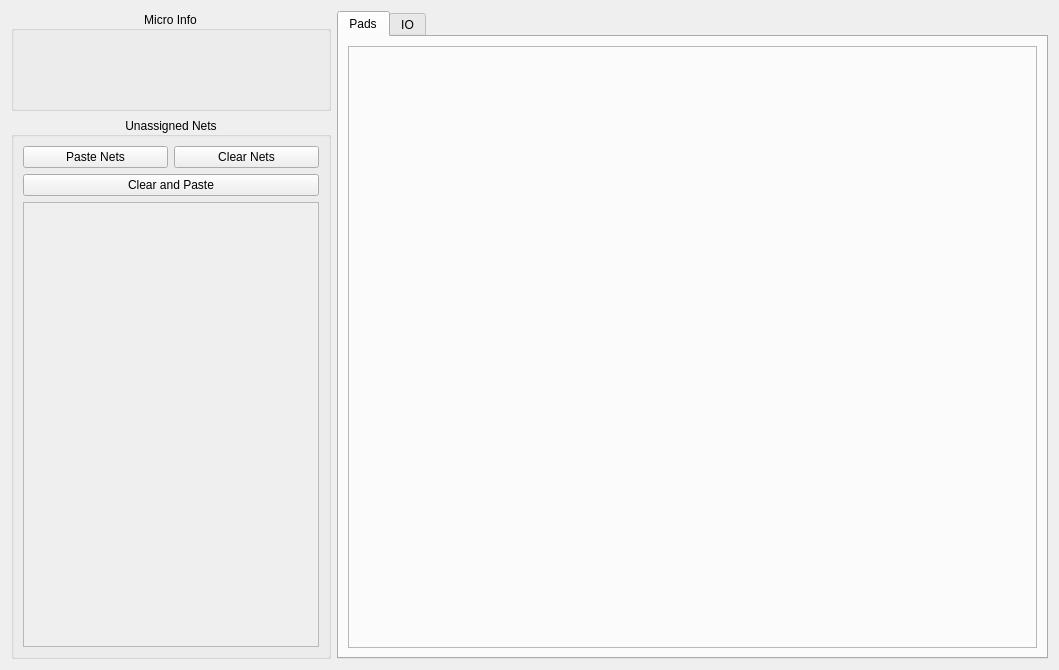
<?xml version="1.0" encoding="UTF-8"?>
<ui version="4.0">
 <class>Form</class>
 <widget class="QWidget" name="Form">
  <property name="geometry">
   <rect>
    <x>0</x>
    <y>0</y>
    <width>1059</width>
    <height>670</height>
   </rect>
  </property>
  <property name="windowTitle">
   <string>Form</string>
  </property>
  <layout class="QHBoxLayout" name="horizontalLayout">
   <item>
    <layout class="QVBoxLayout" name="verticalLayout">
     <item>
      <widget class="QGroupBox" name="info_groupbox">
       <property name="minimumSize">
        <size>
         <width>320</width>
         <height>100</height>
        </size>
       </property>
       <property name="maximumSize">
        <size>
         <width>320</width>
         <height>100</height>
        </size>
       </property>
       <property name="autoFillBackground">
        <bool>false</bool>
       </property>
       <property name="title">
        <string>Micro Info</string>
       </property>
       <property name="alignment">
        <set>Qt::AlignCenter</set>
       </property>
       <widget class="QGroupBox" name="groupBox_2">
        <property name="geometry">
         <rect>
          <x>70</x>
          <y>630</y>
          <width>120</width>
          <height>80</height>
         </rect>
        </property>
        <property name="title">
         <string>GroupBox</string>
        </property>
       </widget>
      </widget>
     </item>
     <item>
      <widget class="QGroupBox" name="unassigned_nets_groupbox">
       <property name="minimumSize">
        <size>
         <width>320</width>
         <height>0</height>
        </size>
       </property>
       <property name="maximumSize">
        <size>
         <width>320</width>
         <height>16777215</height>
        </size>
       </property>
       <property name="title">
        <string>Unassigned Nets</string>
       </property>
       <property name="alignment">
        <set>Qt::AlignCenter</set>
       </property>
       <property name="flat">
        <bool>false</bool>
       </property>
       <layout class="QVBoxLayout" name="verticalLayout_4">
        <item>
         <layout class="QVBoxLayout" name="verticalLayout_3">
          <item>
           <layout class="QHBoxLayout" name="horizontalLayout_4">
            <item>
             <widget class="QPushButton" name="pushButton_2">
              <property name="text">
               <string>Paste Nets</string>
              </property>
             </widget>
            </item>
            <item>
             <widget class="QPushButton" name="pushButton_3">
              <property name="text">
               <string>Clear Nets</string>
              </property>
             </widget>
            </item>
           </layout>
          </item>
          <item>
           <widget class="QPushButton" name="pushButton">
            <property name="text">
             <string>Clear and Paste</string>
            </property>
           </widget>
          </item>
         </layout>
        </item>
        <item>
         <widget class="QScrollArea" name="scrollArea">
          <property name="sizePolicy">
           <sizepolicy hsizetype="Preferred" vsizetype="Expanding">
            <horstretch>0</horstretch>
            <verstretch>0</verstretch>
           </sizepolicy>
          </property>
          <property name="horizontalScrollBarPolicy">
           <enum>Qt::ScrollBarAlwaysOff</enum>
          </property>
          <property name="widgetResizable">
           <bool>true</bool>
          </property>
          <widget class="QWidget" name="scrollAreaWidgetContents_3">
           <property name="geometry">
            <rect>
             <x>0</x>
             <y>0</y>
             <width>294</width>
             <height>434</height>
            </rect>
           </property>
           <layout class="QVBoxLayout" name="verticalLayout_5">
            <item>
             <spacer name="verticalSpacer_2">
              <property name="orientation">
               <enum>Qt::Vertical</enum>
              </property>
              <property name="sizeHint" stdset="0">
               <size>
                <width>20</width>
                <height>413</height>
               </size>
              </property>
             </spacer>
            </item>
           </layout>
          </widget>
         </widget>
        </item>
       </layout>
      </widget>
     </item>
    </layout>
   </item>
   <item>
    <widget class="QTabWidget" name="io_tabwidget">
     <property name="currentIndex">
      <number>0</number>
     </property>
     <widget class="QWidget" name="pad_tab">
      <attribute name="title">
       <string>Pads</string>
      </attribute>
      <layout class="QVBoxLayout" name="verticalLayout_2">
       <item>
        <widget class="QFrame" name="pads_frame">
         <property name="sizePolicy">
          <sizepolicy hsizetype="Expanding" vsizetype="Expanding">
           <horstretch>0</horstretch>
           <verstretch>0</verstretch>
          </sizepolicy>
         </property>
         <property name="frameShape">
          <enum>QFrame::StyledPanel</enum>
         </property>
         <property name="frameShadow">
          <enum>QFrame::Raised</enum>
         </property>
         <layout class="QHBoxLayout" name="pads_frame_layout">
          <property name="spacing">
           <number>1</number>
          </property>
          <property name="leftMargin">
           <number>0</number>
          </property>
          <property name="topMargin">
           <number>0</number>
          </property>
          <property name="rightMargin">
           <number>0</number>
          </property>
          <property name="bottomMargin">
           <number>0</number>
          </property>
         </layout>
        </widget>
       </item>
      </layout>
     </widget>
     <widget class="QWidget" name="io_tab">
      <attribute name="title">
       <string>IO</string>
      </attribute>
     </widget>
    </widget>
   </item>
  </layout>
 </widget>
 <resources/>
 <connections/>
</ui>
